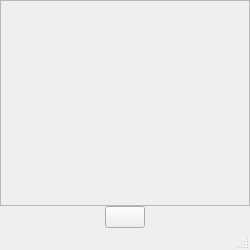
<?xml version="1.0" encoding="UTF-8"?>
<ui version="4.0">
 <class>MainWindow</class>
 <widget class="QMainWindow" name="MainWindow">
  <property name="geometry">
   <rect>
    <x>0</x>
    <y>0</y>
    <width>250</width>
    <height>250</height>
   </rect>
  </property>
  <property name="windowTitle">
   <string>MainWindow</string>
  </property>
  <widget class="QWidget" name="centralwidget">
   <layout class="QVBoxLayout" name="verticalLayout_2">
    <property name="spacing">
     <number>0</number>
    </property>
    <property name="leftMargin">
     <number>0</number>
    </property>
    <property name="topMargin">
     <number>0</number>
    </property>
    <property name="rightMargin">
     <number>0</number>
    </property>
    <property name="bottomMargin">
     <number>0</number>
    </property>
    <item>
     <layout class="QVBoxLayout" name="verticalLayout">
      <property name="spacing">
       <number>0</number>
      </property>
      <item>
       <layout class="QHBoxLayout" name="horizontalLayout">
        <property name="spacing">
         <number>0</number>
        </property>
        <item>
         <widget class="QTextEdit" name="text_edit">
          <property name="enabled">
           <bool>false</bool>
          </property>
          <property name="sizePolicy">
           <sizepolicy hsizetype="Preferred" vsizetype="Preferred">
            <horstretch>0</horstretch>
            <verstretch>0</verstretch>
           </sizepolicy>
          </property>
          <property name="font">
           <font>
            <family>Segoe UI</family>
            <pointsize>9</pointsize>
           </font>
          </property>
          <property name="readOnly">
           <bool>true</bool>
          </property>
         </widget>
        </item>
       </layout>
      </item>
     </layout>
    </item>
    <item>
     <layout class="QHBoxLayout" name="horizontalLayout_2">
      <property name="spacing">
       <number>0</number>
      </property>
      <item>
       <widget class="QPushButton" name="click_button">
        <property name="sizePolicy">
         <sizepolicy hsizetype="Fixed" vsizetype="Fixed">
          <horstretch>0</horstretch>
          <verstretch>0</verstretch>
         </sizepolicy>
        </property>
        <property name="styleSheet">
         <string notr="true"/>
        </property>
        <property name="text">
         <string/>
        </property>
        <property name="checkable">
         <bool>true</bool>
        </property>
        <property name="autoRepeatDelay">
         <number>1500</number>
        </property>
        <property name="autoRepeatInterval">
         <number>1500</number>
        </property>
       </widget>
      </item>
     </layout>
    </item>
   </layout>
  </widget>
  <widget class="QMenuBar" name="menubar">
   <property name="geometry">
    <rect>
     <x>0</x>
     <y>0</y>
     <width>250</width>
     <height>21</height>
    </rect>
   </property>
  </widget>
  <widget class="QStatusBar" name="statusbar"/>
 </widget>
 <resources/>
 <connections/>
</ui>
